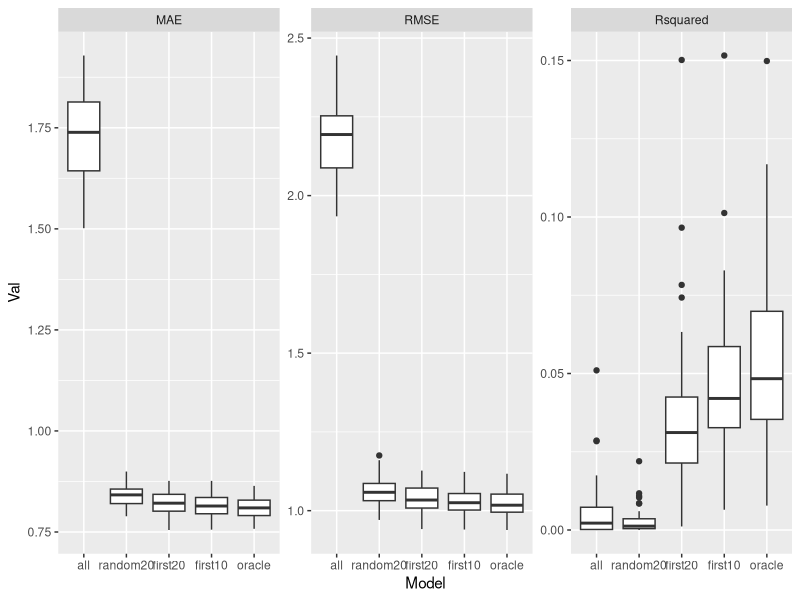

The R script that drew this image:
## ---- chunk 1
knitr::opts_chunk$set(echo = FALSE)
library(tidyr)
library(caret)
## ---- chunk 2

set.seed(123)
p <- 600
n <- 1000
## Randomly generate matrix of independent predictors
X <- matrix(rnorm(n*p), nrow = n, ncol = p)
## Only first two variables have true effects
beta <- c(.2,-.2,rep(0,p-2))
## Generate y from the true model
y <- X %*% beta + rnorm(n,mean = 0, sd = 1)
## Fit a linear regression model to the data
lm.fit <- lm(y ~ X)
## See which variables are significant
lm.summary <- summary(lm.fit)
names(which(lm.summary$coefficients[,4] < 0.05))
sum(lm.summary$coefficients[,4] < 0.05)
## ---- chunk 3
## Using the previous model, adjust alpha to 0.05/p
names(which(lm.summary$coefficients[,4] < 0.05/600))
sum(lm.summary$coefficients[,4] < 0.05/600)
## ---- chunk 4
# Setup fit control
fit.control <- trainControl(method = "repeatedcv", number = 5, repeats = 10)

# Formulas for models using first 10, 20 predictors
mod10 <- formula(y ~ X1 + X2 + X3 + X4 + X5 + X6 + X7 + X8 + X9 + X10)
mod20 <- formula(y ~ X1 + X2 + X3 + X4 + X5 + X6 + X7 + X8 + X9 + X10 + X11 + X12 + X13 + X14 + X15 + X16 + X17 + X18 + X19 + X20)

# How about a 20 randomly chosen predictors?
set.seed(123)
modrand20 <- as.formula(paste0("y ~ ", paste0("X", sample(1:600,size = 20), collapse = " + ")))

# Four different linear models
set.seed(123)
fit.all <- train(y ~ ., data = data.frame(y = y, X), trControl = fit.control, method = "lm")
set.seed(123)
fit.random20 <- train(modrand20, data = data.frame(y = y, X), trControl = fit.control, method = "lm")
set.seed(123)
fit.first20 <- train(mod20, data = data.frame(y = y, X), trControl = fit.control, method = "lm")
set.seed(123)
fit.first10 <- train(mod10, data = data.frame(y = y, X), trControl = fit.control, method = "lm")
set.seed(123)
fit.oracle <- train(y ~ X1 + X2, data = data.frame(y = y, X), trControl = fit.control, method = "lm")

# Compare their cv-estimated performance
resamps <- resamples(list(all = fit.all, random20 = fit.random20, first20 = fit.first20,  first10 = fit.first10, oracle = fit.oracle))

# Process the resamples results for visualization
resamps2 <- gather(resamps$values, key = "Var", value = "Val", 2:ncol(resamps$values))
resamps2 <- separate(resamps2, col = "Var", into = c("Model", "Metric"), sep = "~")
resamps2$Model <- factor(resamps2$Model, levels = c("all", "random20", "first20", "first10", "oracle"))

# The logistic regression model (LREG) has the best AUC, but it's sensitivity isn't good...
ggplot(resamps2, aes(x = Model, y = Val)) + geom_boxplot() + facet_wrap(~ Metric, scales = "free")
